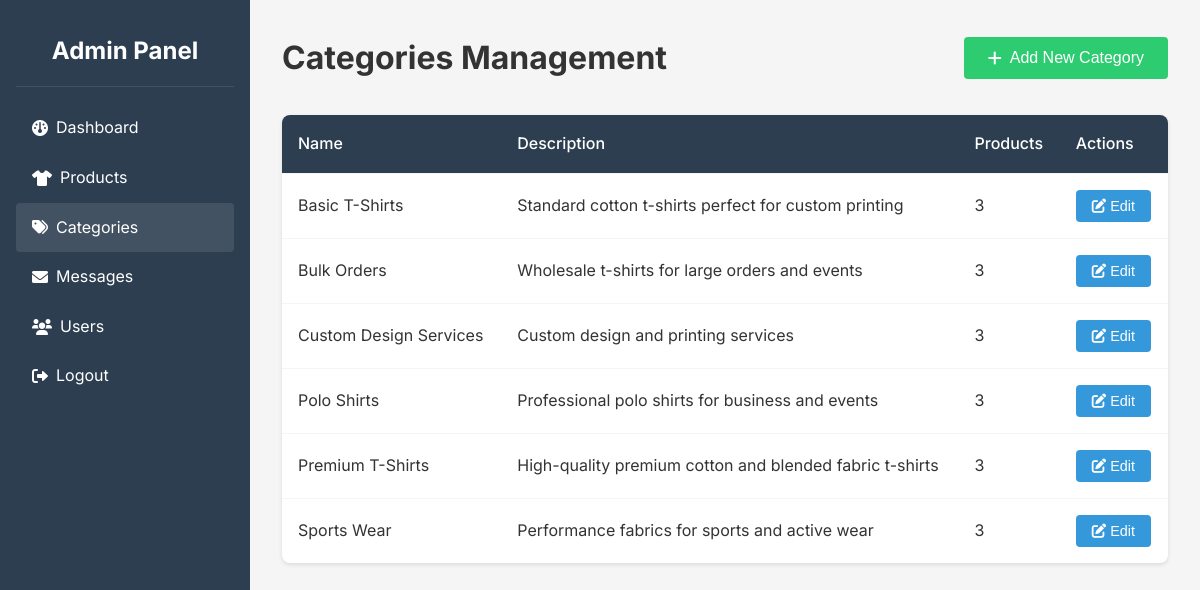
Screenshot of /admin/categories.php (signed in) with the database file from the repository.
### tables this page shows
CREATE TABLE IF NOT EXISTS `categories` (
    `id` INT PRIMARY KEY AUTO_INCREMENT,
    `name` VARCHAR(100) NOT NULL,
    `description` TEXT
);

### admin/categories.php (the view, shortened to what this page needs)
<?php
require_once '../includes/db.php';
$categories = $pdo->query("
    SELECT c.*, COUNT(p.id) as product_count
    FROM categories c
    LEFT JOIN products p ON c.id = p.category
    GROUP BY c.id
    ORDER BY c.name
")->fetchAll();
?>
<!DOCTYPE html>
<html lang="en">
<head>
    <link rel="stylesheet" href="https://cdnjs.cloudflare.com/ajax/libs/font-awesome/6.0.0/css/all.min.css">
</head>
<body>
    <div class="admin-container">
        <div class="sidebar">
            <div class="sidebar-header">
                <h2>Admin Panel</h2>
            </div>
            <ul class="sidebar-menu">
                <li><a href="index.php"><i class="fas fa-dashboard"></i> Dashboard</a></li>
                <li><a href="products.php"><i class="fas fa-tshirt"></i> Products</a></li>
                <li><a href="categories.php" class="active"><i class="fas fa-tags"></i> Categories</a></li>
                <li><a href="messages.php"><i class="fas fa-envelope"></i> Messages</a></li>
                <li><a href="users.php"><i class="fas fa-users"></i> Users</a></li>
                <li><a href="logout.php" class="logout-btn"><i class="fas fa-sign-out-alt"></i> Logout</a></li>
            </ul>
        </div>
        <div class="main-content">
            <div class="page-header">
                <h1>Categories Management</h1>
                <button class="add-category-btn" onclick="showModal('add')">
                    <i class="fas fa-plus"></i> Add New Category
                </button>
            </div>
            <table class="categories-table">
                <thead>
                    <tr>
                        <th>Name</th>
                        <th>Description</th>
                        <th>Products</th>
                        <th>Actions</th>
                    </tr>
                </thead>
                <tbody>
                    <?php if (empty($categories)): ?>
                        <tr>
                            <td colspan="4" style="text-align: center;">No categories found.</td>
                        </tr>
                    <?php else: ?>
                        <?php foreach ($categories as $category): ?>
                        <tr>
                            <td><?php echo htmlspecialchars($category['name']); ?></td>
                            <td><?php echo htmlspecialchars($category['description']); ?></td>
                            <td><?php echo $category['product_count']; ?></td>
                            <td class="category-actions">
                                <button class="btn btn-edit" onclick="showModal('edit', <?php
                                    echo htmlspecialchars(json_encode([
                                        'id' => $category['id'],
                                        'name' => $category['name'],
                                        'description' => $category['description']
                                    ]));
                                ?>)">
                                    <i class="fas fa-edit"></i> Edit
                                </button>
                            </td>
                        </tr>
                        <?php endforeach; ?>
                    <?php endif; ?>
                </tbody>
            </table>
        </div>
    </div>
</body>
</html>

### admin/categories.php (style rules this page uses)
:root { --primary-color: #2c3e50; --secondary-color: #3498db; --accent-color: #e74c3c; --success-color: #2ecc71; --text-color: #333; --light-gray: #f5f5f5; --white: #ffffff; }
* { margin: 0; padding: 0; box-sizing: border-box; }
body { font-family: 'Inter', sans-serif; background: var(--light-gray); color: var(--text-color); line-height: 1.6; }
.admin-container { display: grid; grid-template-columns: 250px 1fr; min-height: 100vh; }
.sidebar { background: var(--primary-color); color: var(--white); padding: 1rem; }
.sidebar-header { padding: 1rem; text-align: center; border-bottom: 1px solid rgba(255,255,255,0.1); margin-bottom: 1rem; }
.sidebar-menu { list-style: none; }
.sidebar-menu a { color: var(--white); text-decoration: none; padding: 0.75rem 1rem; display: flex; align-items: center; gap: 0.5rem; transition: background 0.3s ease; border-radius: 4px; }
.sidebar-menu a:hover, .sidebar-menu a.active { background: rgba(255,255,255,0.1); }
.main-content { padding: 2rem; }
.page-header { display: flex; justify-content: space-between; align-items: center; margin-bottom: 2rem; }
.add-category-btn { padding: 0.75rem 1.5rem; background: var(--success-color); color: var(--white); text-decoration: none; border-radius: 4px; display: inline-flex; align-items: center; gap: 0.5rem; transition: background 0.3s ease; cursor: pointer; border: none; font-size: 1rem; }
.categories-table { width: 100%; background: var(--white); border-radius: 8px; box-shadow: 0 2px 4px rgba(0,0,0,0.1); border-collapse: collapse; margin-bottom: 2rem; }
.categories-table th, .categories-table td { padding: 1rem; text-align: left; border-bottom: 1px solid var(--light-gray); }
.categories-table th { background: var(--primary-color); color: var(--white); font-weight: 500; }
.categories-table th:first-child { border-top-left-radius: 8px; }
.categories-table th:last-child { border-top-right-radius: 8px; }
.categories-table tr:last-child td { border-bottom: none; }
.category-actions { display: flex; gap: 0.5rem; }
.btn { padding: 0.5rem 1rem; border-radius: 4px; border: none; font-size: 0.9rem; cursor: pointer; transition: background 0.3s ease; display: inline-flex; align-items: center; gap: 0.25rem; color: var(--white); }
.btn-edit { background: var(--secondary-color); }

### rows the page displays
categories: name "Basic T-Shirts", description "Standard cotton t-shirts perfect for custom printing", product_count "3"
categories: name "Bulk Orders", description "Wholesale t-shirts for large orders and events", product_count "3"
categories: name "Custom Design Services", description "Custom design and printing services", product_count "3"
categories: name "Polo Shirts", description "Professional polo shirts for business and events", product_count "3"
categories: name "Premium T-Shirts", description "High-quality premium cotton and blended fabric t-shirts", product_count "3"
categories: name "Sports Wear", description "Performance fabrics for sports and active wear", product_count "3"
